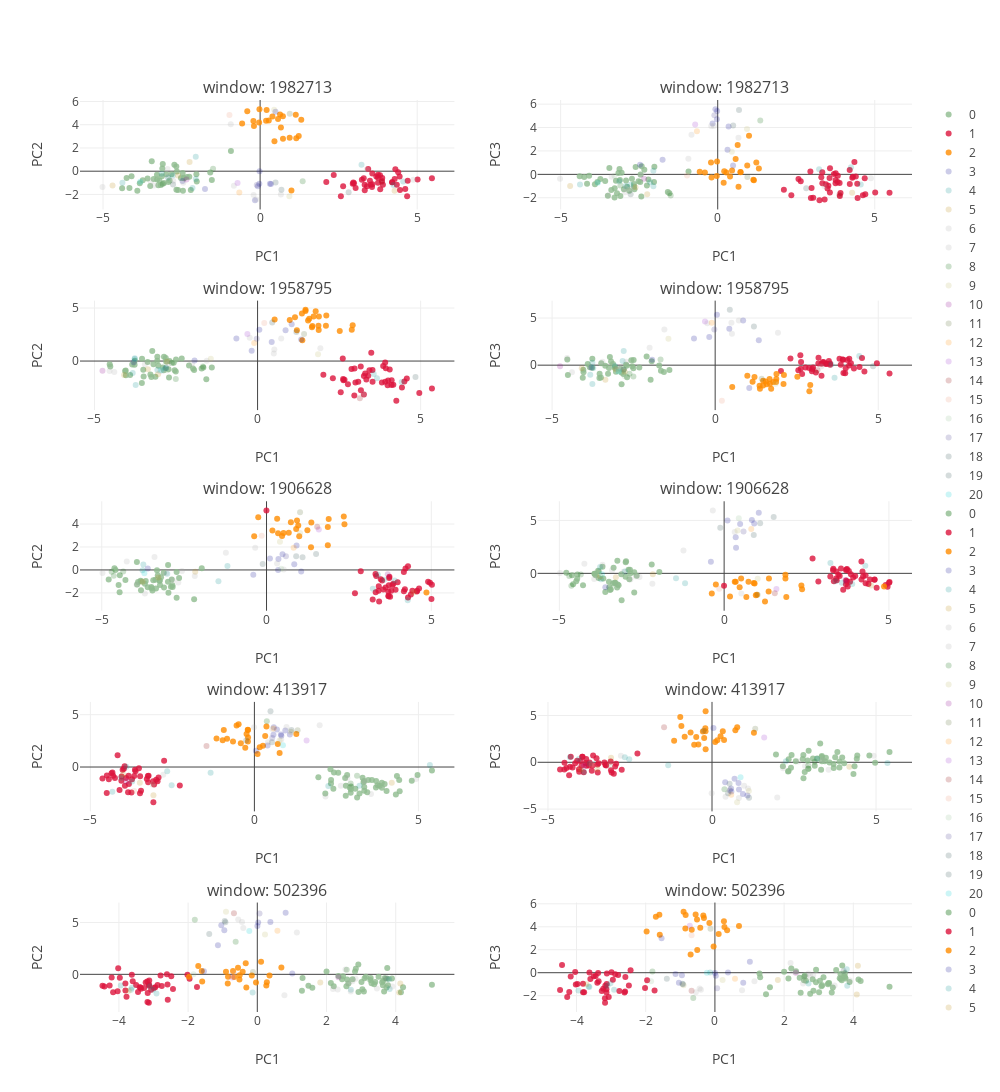

Here is the notebook cell this chart was saved with:
### Markdown cell above
### I. Local variation sample

Visualize genetic structure at local windows using PCA. Plot colors will correspond to the Mean shift clustering above. 

Use the list `plot_who` to plot only accessions from specific groups.

Use the list `shade` to lower the opacity of samples from specific groups.

### Code cell
## a look at local windows
from structure_tools.Tutorial_subplots import window_sample_plot

windows_pick= 5
Chr= 1

ref_labels= [0,1,2]

plot_who= []
shade= [x for x in range(len(label_select)) if x not in ref_labels]

window_sample_plot(Windows,
                   label_select,
                   PCA_color_ref,
                   plot_who= plot_who,
                   shade= shade,
                   Chr= 1,
                   windows_pick= windows_pick,
                   height= 1500,width= 1000)
